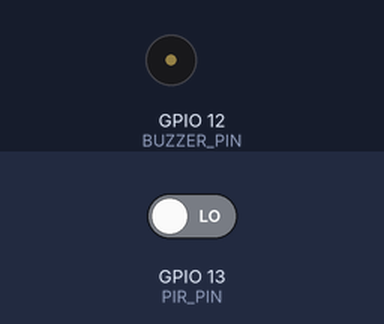
Simulated run of this sketch. Board: ESP32. Parts: buzzer (waves = sounding, pin HIGH). Inputs (shaded band) come from the test bench; at power-on: GPIO 13 (PIR_PIN) LOW. WiFi joins after 1.5 s; servers stay silent unless stated; network time is answered at once with the bench clock; the local clock reads 2024-03-15 10:24:30 at power-on unless the sketch sets it; what the sketch prints to the serial monitor is not drawn.

Above: at 2.7 s.
2.8 s: GPIO 13 (PIR_PIN) driven HIGH
At 3.2 s:
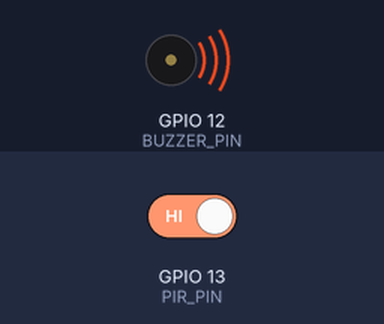
4.8 s: GPIO 13 (PIR_PIN) driven LOW
Timing chart, 0 to 7.8 s (numbered marks = the images above; inputs shaded):
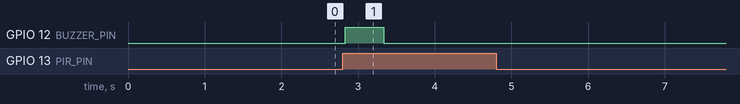

The sketch:

PIR.ino
```cpp
#include <WiFi.h>
#include <FirebaseESP32.h>
#include <NTPClient.h>
#include <WiFiUdp.h>
#include <TimeLib.h>  // Library for time formatting

// Wi-Fi credentials
#define WIFI_SSID "Dialog 4G 495"
#define WIFI_PASSWORD "56771CC7"

// Firebase credentials
#define FIREBASE_HOST "https://agri-bot-17548-default-rtdb.firebaseio.com/"
#define FIREBASE_AUTH "GIAZZQjvR6LE5lJzkSQqPU1gZ5VWL8OupY6KQgCn"

// PIR and Buzzer pins
#define PIR_PIN 13
#define BUZZER_PIN 12

// Firebase objects
FirebaseData fbdo;
FirebaseAuth auth;
FirebaseConfig config;

// NTP time client (IST = UTC + 5.5 hrs = 19800 seconds)
WiFiUDP ntpUDP;
NTPClient timeClient(ntpUDP, "pool.ntp.org", 19800); // IST offset

bool motionDetected = false;

void setup() {
  Serial.begin(115200);

  pinMode(PIR_PIN, INPUT);
  pinMode(BUZZER_PIN, OUTPUT);
  digitalWrite(BUZZER_PIN, LOW);

  // Connect to Wi-Fi
  WiFi.begin(WIFI_SSID, WIFI_PASSWORD);
  Serial.print("Connecting to WiFi");
  while (WiFi.status() != WL_CONNECTED) {
    delay(500);
    Serial.print(".");
  }
  Serial.println("\n✅ WiFi Connected");

  // Start NTP client
  timeClient.begin();
  timeClient.update();

  // Set up Firebase
  config.database_url = FIREBASE_HOST;
  config.signer.tokens.legacy_token = FIREBASE_AUTH;

  Firebase.begin(&config, &auth);
  Firebase.reconnectWiFi(true);

  Serial.println("✅ Firebase and Time Sync Ready");
}

void loop() {
  int pirState = digitalRead(PIR_PIN);

  if (pirState == HIGH && !motionDetected) {
    motionDetected = true;

    Serial.println("🚨 Motion Detected");

    // Buzzer alert
    digitalWrite(BUZZER_PIN, HIGH);
    delay(500);
    digitalWrite(BUZZER_PIN, LOW);

    // Get full time
    timeClient.update();
    time_t rawTime = timeClient.getEpochTime();
    setTime(rawTime);

    // Format to: YYYY-MM-DD HH:MM:SS
    char timestamp[25];
    snprintf(timestamp, sizeof(timestamp), "%04d-%02d-%02d %02d:%02d:%02d",
             year(), month(), day(), hour(), minute(), second());

    Serial.print("🕒 Timestamp: ");
    Serial.println(timestamp);

    // Send to Firebase
    if (Firebase.setString(fbdo, "/security/last_motion_time", timestamp)) {
      Serial.println("✅ Timestamp sent to Firebase");
    } else {
      Serial.print("❌ Firebase Error: ");
      Serial.println(fbdo.errorReason());
    }
  }

  if (pirState == LOW && motionDetected) {
    motionDetected = false;
    Serial.println("✅ Motion stopped");
  }

  delay(100);
}
```

Measured:
- after the input at 2.8 s, GPIO 12 (BUZZER_PIN): LOW → HIGH at once, → LOW 0.50 s later
- after the input at 4.8 s, every drawn part: stays the same
